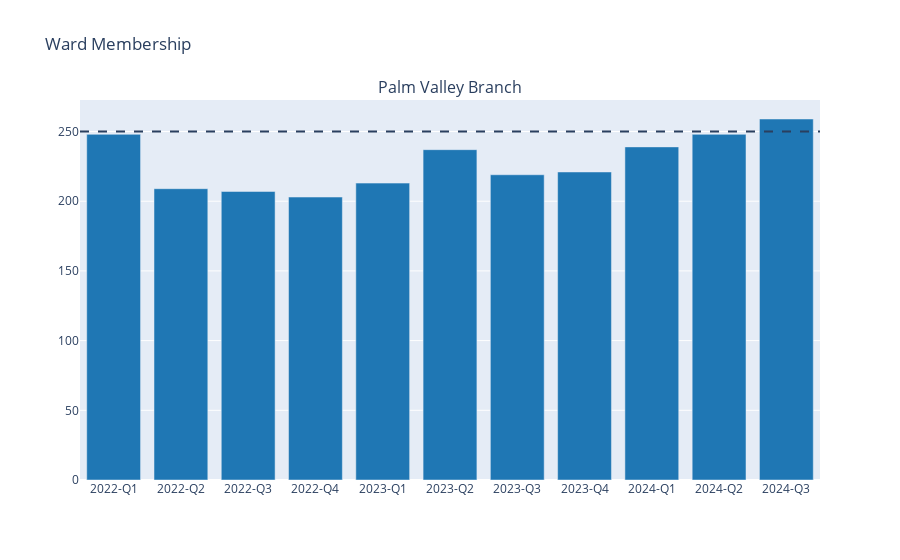
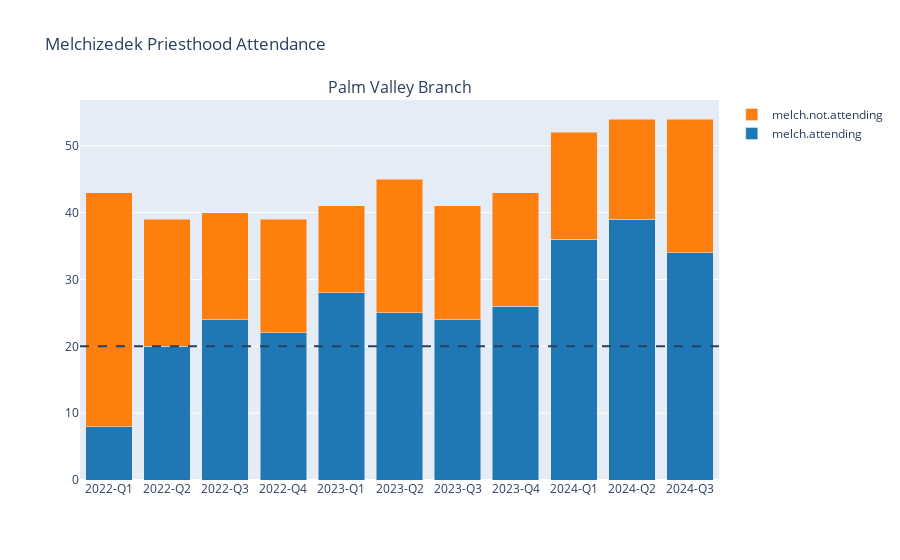
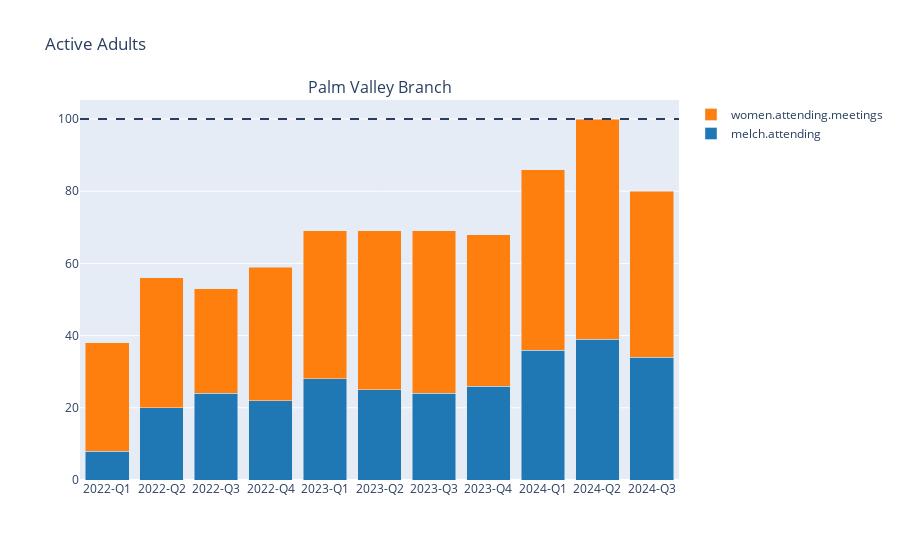
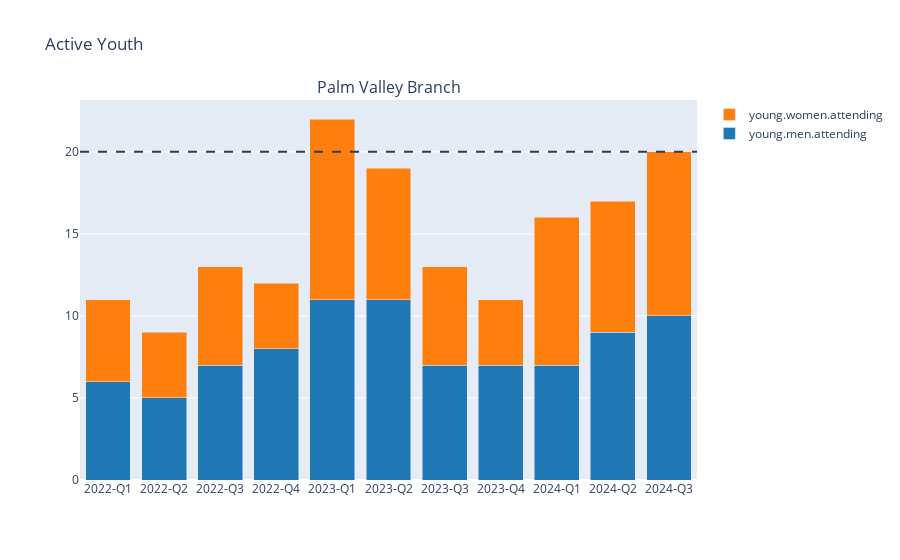

Source (notebook cell) for these figures, in order:
### Code cell
starting_year = 2022
data_file = f"analytics\data\{profile['unit_name']}.csv"
raw_data = pd.read_csv(data_file)
unit_data = raw_data[raw_data["unitName"] == UNIT_NAME]
unit_data = unit_data[unit_data["year"]>= starting_year]
unit_data = unit_data.copy()
unit_data = aggregate_attendance_and_percentages(unit_data)

chart_membership_per_ward(unit_data)
chart_melch_per_ward(unit_data)
chart_adult_active_per_ward(unit_data)
chart_youth_active_per_ward(unit_data)
chart_primary_per_ward(unit_data)

### Figure 1 — Plotly figure (JSON) as saved in the notebook; plotly's stock layout.template omitted (floating-point values rounded to 4 significant figures)
{"data": [{"marker": {"color": "#1F77B4"}, "name": "total.members", "showlegend": false, "type": "bar", "x": ["2022-Q1", "2022-Q2", "2022-Q3", "2022-Q4", "2023-Q1", "2023-Q2", "2023-Q3", "2023-Q4", "2024-Q1", "2024-Q2", "2024-Q3"], "xaxis": "x", "y": [248, 209, 207, 203, 213, 237, 219, 221, 239, 248, 259], "yaxis": "y"}], "layout": {"annotations": [{"font": {"size": 16}, "showarrow": false, "text": "Palm Valley Branch", "x": 0.5, "xanchor": "center", "xref": "paper", "y": 1, "yanchor": "bottom", "yref": "paper"}], "barmode": "stack", "shapes": [{"line": {"dash": "dash"}, "type": "line", "x0": 0, "x1": 1, "xref": "x domain", "y0": 250, "y1": 250, "yref": "y"}], "title": {"text": "Ward Membership"}, "xaxis": {"anchor": "y", "domain": [0, 1]}, "yaxis": {"anchor": "x", "domain": [0, 1]}}}

### Figure 2 — Plotly figure (JSON) as saved in the notebook; plotly's stock layout.template omitted (floating-point values rounded to 4 significant figures)
{"data": [{"marker": {"color": "#1F77B4"}, "name": "melch.attending", "showlegend": true, "type": "bar", "x": ["2022-Q1", "2022-Q2", "2022-Q3", "2022-Q4", "2023-Q1", "2023-Q2", "2023-Q3", "2023-Q4", "2024-Q1", "2024-Q2", "2024-Q3"], "xaxis": "x", "y": [8, 20, 24, 22, 28, 25, 24, 26, 36, 39, 34], "yaxis": "y"}, {"marker": {"color": "#FF7F0E"}, "name": "melch.not.attending", "showlegend": true, "type": "bar", "x": ["2022-Q1", "2022-Q2", "2022-Q3", "2022-Q4", "2023-Q1", "2023-Q2", "2023-Q3", "2023-Q4", "2024-Q1", "2024-Q2", "2024-Q3"], "xaxis": "x", "y": [35, 19, 16, 17, 13, 20, 17, 17, 16, 15, 20], "yaxis": "y"}], "layout": {"annotations": [{"font": {"size": 16}, "showarrow": false, "text": "Palm Valley Branch", "x": 0.5, "xanchor": "center", "xref": "paper", "y": 1, "yanchor": "bottom", "yref": "paper"}], "barmode": "stack", "shapes": [{"line": {"dash": "dash"}, "type": "line", "x0": 0, "x1": 1, "xref": "x domain", "y0": 20, "y1": 20, "yref": "y"}], "title": {"text": "Melchizedek Priesthood Attendance"}, "xaxis": {"anchor": "y", "domain": [0, 1]}, "yaxis": {"anchor": "x", "domain": [0, 1]}}}

### Figure 3 — Plotly figure (JSON) as saved in the notebook; plotly's stock layout.template omitted (floating-point values rounded to 4 significant figures)
{"data": [{"marker": {"color": "#1F77B4"}, "name": "melch.attending", "showlegend": true, "type": "bar", "x": ["2022-Q1", "2022-Q2", "2022-Q3", "2022-Q4", "2023-Q1", "2023-Q2", "2023-Q3", "2023-Q4", "2024-Q1", "2024-Q2", "2024-Q3"], "xaxis": "x", "y": [8, 20, 24, 22, 28, 25, 24, 26, 36, 39, 34], "yaxis": "y"}, {"marker": {"color": "#FF7F0E"}, "name": "women.attending.meetings", "showlegend": true, "type": "bar", "x": ["2022-Q1", "2022-Q2", "2022-Q3", "2022-Q4", "2023-Q1", "2023-Q2", "2023-Q3", "2023-Q4", "2024-Q1", "2024-Q2", "2024-Q3"], "xaxis": "x", "y": [30, 36, 29, 37, 41, 44, 45, 42, 50, 61, 46], "yaxis": "y"}], "layout": {"annotations": [{"font": {"size": 16}, "showarrow": false, "text": "Palm Valley Branch", "x": 0.5, "xanchor": "center", "xref": "paper", "y": 1, "yanchor": "bottom", "yref": "paper"}], "barmode": "stack", "shapes": [{"line": {"dash": "dash"}, "type": "line", "x0": 0, "x1": 1, "xref": "x domain", "y0": 100, "y1": 100, "yref": "y"}], "title": {"text": "Active Adults"}, "xaxis": {"anchor": "y", "domain": [0, 1]}, "yaxis": {"anchor": "x", "domain": [0, 1]}}}

### Figure 4 — Plotly figure (JSON) as saved in the notebook; plotly's stock layout.template omitted (floating-point values rounded to 4 significant figures)
{"data": [{"marker": {"color": "#1F77B4"}, "name": "young.men.attending", "showlegend": true, "type": "bar", "x": ["2022-Q1", "2022-Q2", "2022-Q3", "2022-Q4", "2023-Q1", "2023-Q2", "2023-Q3", "2023-Q4", "2024-Q1", "2024-Q2", "2024-Q3"], "xaxis": "x", "y": [6, 5, 7, 8, 11, 11, 7, 7, 7, 9, 10], "yaxis": "y"}, {"marker": {"color": "#FF7F0E"}, "name": "young.women.attending", "showlegend": true, "type": "bar", "x": ["2022-Q1", "2022-Q2", "2022-Q3", "2022-Q4", "2023-Q1", "2023-Q2", "2023-Q3", "2023-Q4", "2024-Q1", "2024-Q2", "2024-Q3"], "xaxis": "x", "y": [5, 4, 6, 4, 11, 8, 6, 4, 9, 8, 10], "yaxis": "y"}], "layout": {"annotations": [{"font": {"size": 16}, "showarrow": false, "text": "Palm Valley Branch", "x": 0.5, "xanchor": "center", "xref": "paper", "y": 1, "yanchor": "bottom", "yref": "paper"}], "barmode": "stack", "shapes": [{"line": {"dash": "dash"}, "type": "line", "x0": 0, "x1": 1, "xref": "x domain", "y0": 20, "y1": 20, "yref": "y"}], "title": {"text": "Active Youth"}, "xaxis": {"anchor": "y", "domain": [0, 1]}, "yaxis": {"anchor": "x", "domain": [0, 1]}}}
